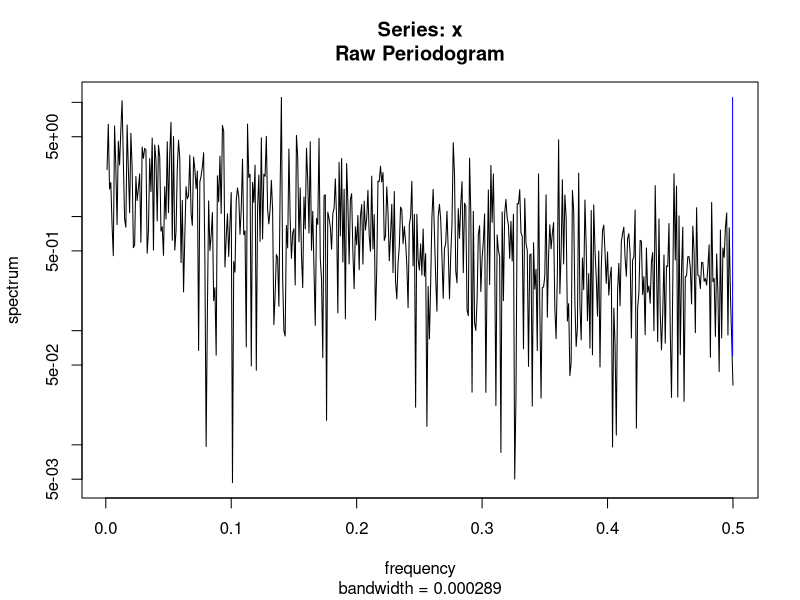
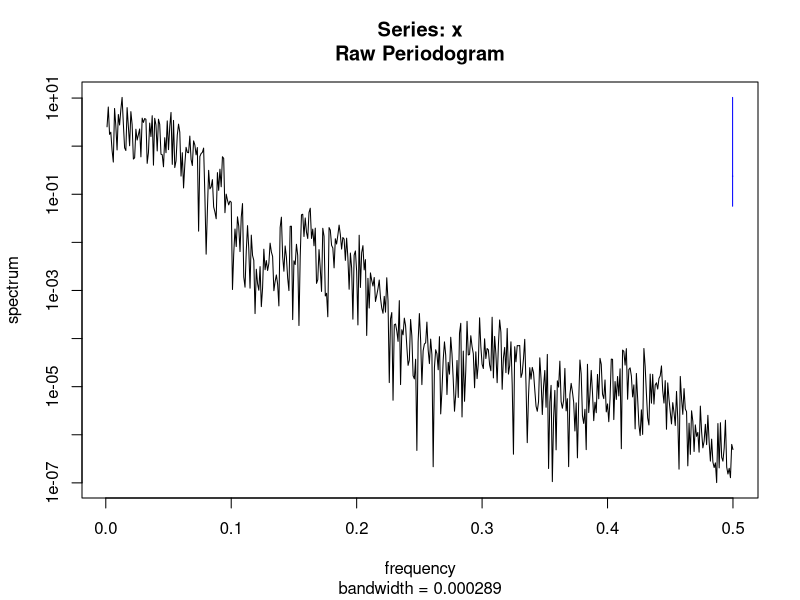
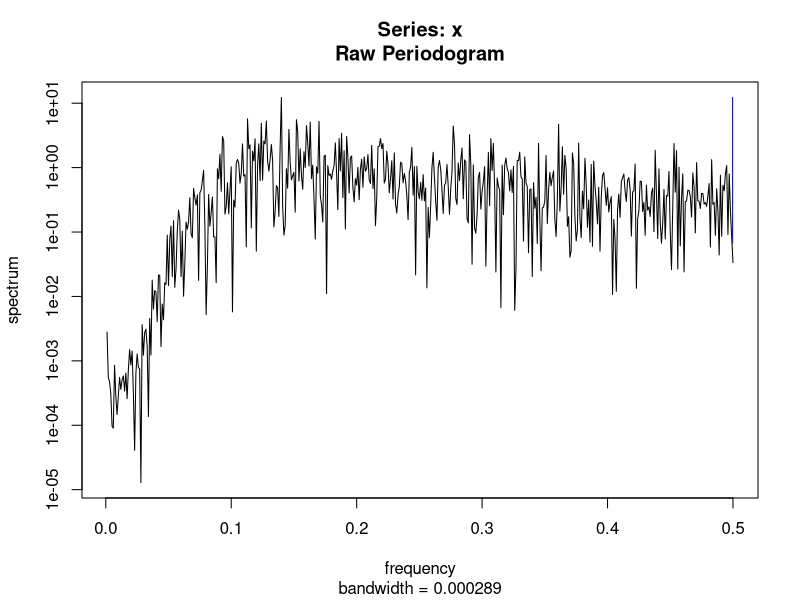
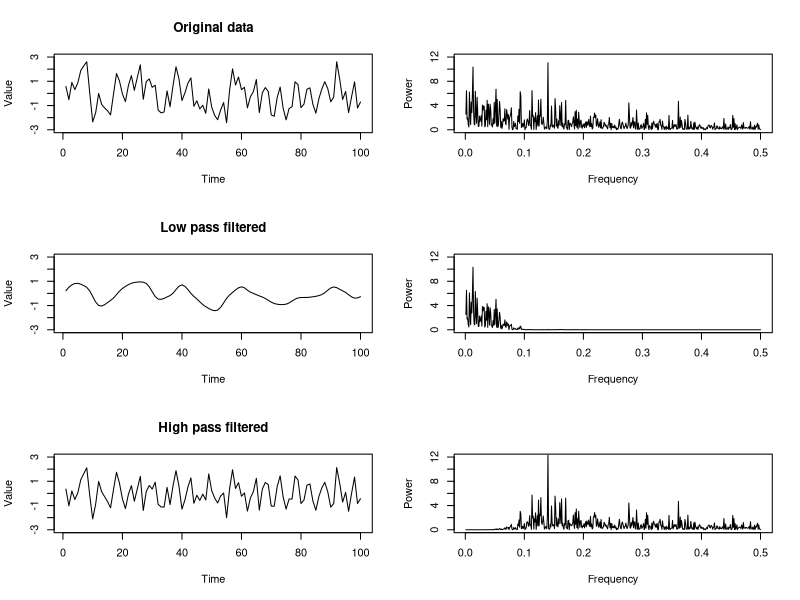

R code for these plots, in order:
# example of fourier analysis

# create some ar(1) noise

noise=array(data=0,dim=1000)
arcoef=0.4

noise[1]=rnorm(1)
for (x in 2:1000) {
	noise[x]=noise[x-1]*arcoef + rnorm(1)
	}
	
#foo=rnorm(1000)+0.6*sin(1:1000/(pi*2))
#foo=noise+0.6*sin(1:1000/(pi*2))
foo=noise
foo=foo-mean(foo)

s=spectrum(foo)
foo.lo=loess(foo~c(1:1000),span=0.02)
sl=spectrum(foo.lo$fitted)
foo.hi=foo-foo.lo$fitted
sh=spectrum(foo.hi)


layout(matrix(c(1:6),3,2,byrow=TRUE))
plot(foo[1:100],type='l',xlab="Time",ylab="Value",ylim=c(-3,3),main="Original data")
plot(s$freq,s$spec,type='l',xlab="Frequency",ylab="Power",ylim=c(0,12))

plot(foo.lo$fitted[1:100],type='l',xlab="Time",ylab="Value",ylim=c(-3,3),main="Low pass filtered")
plot(sl$freq,sl$spec,type='l',xlab="Frequency",ylab="Power",ylim=c(0,12))

plot(foo.hi[1:100],type='l',xlab="Time",ylab="Value",ylim=c(-3,3),main="High pass filtered")
plot(sh$freq,sh$spec,type='l',xlab="Frequency",ylab="Power",ylim=c(0,12))

